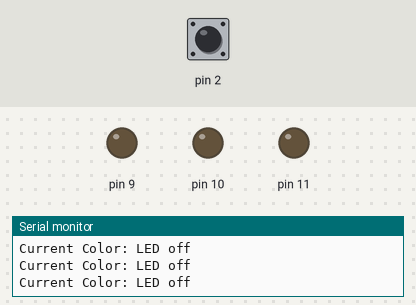
The sketch below on a simulated Arduino Uno, built with avr-gcc and run on an emulated ATmega328P. Shown: output pins drawn as LEDs (lit = HIGH), the last lines printed to the serial monitor. The test bench sets the inputs (shaded band); at power-on: pin 2 LOW.

Above: at 1.2 s.
1.3 s: pin 2 driven HIGH
At 2.2 s:
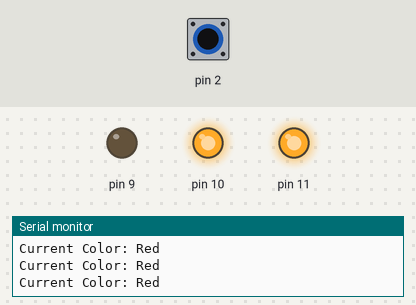
2.8 s: pin 2 pulsed LOW 5 times (0.12 s each, 0.3 s apart)
At 5.2 s:
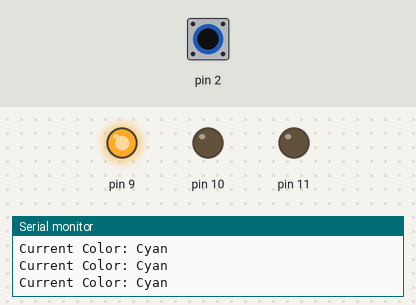
5.8 s: pin 2 pulsed LOW 2 times (0.12 s each, 0.3 s apart)
At 7.1 s:
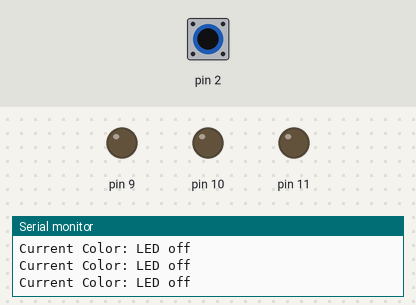
Timing chart, 0 to 8.8 s (numbered marks = the images above; inputs shaded):
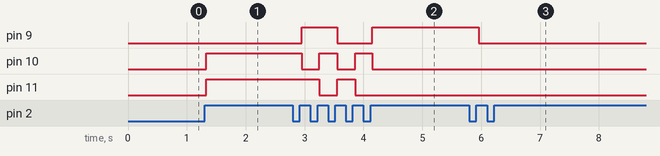

The sketch:

switch_color1001.ino
```cpp
int buttonState = 0;
int ledcolor = 0;

bool ButtonPressed = false;
String currentcolor = "led";

void setup() {
  // put your setup code here, to run once:
pinMode (9, OUTPUT);
pinMode (10, OUTPUT);
pinMode (11, OUTPUT);
pinMode(2, INPUT);
Serial.begin(9600);
}

void loop() {
  // put your main code here, to run repeatedly:
buttonState = digitalRead(2);
Serial.print("Current Color: ");
Serial.println(currentcolor);

if(buttonState == HIGH && !ButtonPressed){
  ledcolor = ledcolor + 1;
  ButtonPressed = true;
}
if(buttonState == LOW && ButtonPressed){
  ButtonPressed = false;
}

if(ledcolor==0){
  currentcolor ="LED off";
    digitalWrite(3,1);
    digitalWrite(5,1);
    digitalWrite(4,1);
  }
  else if(ledcolor==1){
    currentcolor ="Red";
    digitalWrite(9,0);
    digitalWrite(10,1);
    digitalWrite(11,1);
  }
  else if(ledcolor==2){
    currentcolor ="Green";
    digitalWrite(9,1);
    digitalWrite(10,0);
    digitalWrite(11,1);
  }
  else if(ledcolor==3){
    currentcolor ="Blue";
    digitalWrite(9,1);
    digitalWrite(10,1);
    digitalWrite(11,0);
  }
  else if(ledcolor==4){
    currentcolor ="Yellow";
    digitalWrite(9,0);
    digitalWrite(10,0);
    digitalWrite(11,1);
  }
  else if(ledcolor==5){
    currentcolor ="Purple";
    digitalWrite(9,0);
    digitalWrite(10,1);
    digitalWrite(11,0);
  }
  else if(ledcolor==6){
    currentcolor ="Cyan";
    digitalWrite(9,1);
    digitalWrite(10,0);
    digitalWrite(11,0);
  }
  else if(ledcolor==7){
    currentcolor ="White";
    digitalWrite(9,0);
    digitalWrite(10,0);
    digitalWrite(11,0);
  }
  else if(ledcolor==8){
    ledcolor=0;
  }
}
```

Measured:
- after the input at 1.3 s, pin 10, pin 11: LOW → HIGH at once
- after the input at 2.8 s, pin 9: LOW → HIGH after 0.15 s, → LOW 0.60 s later, → HIGH 0.60 s later; pin 10: alternates HIGH for 0.30 s and LOW for 0.30 s, 5 changes in all, then stays LOW, starting after 0.15 s; pin 11: HIGH → LOW after 0.45 s, → HIGH 0.31 s later, → LOW 0.31 s later
- after the input at 5.8 s, pin 9: HIGH → LOW after 0.16 s
